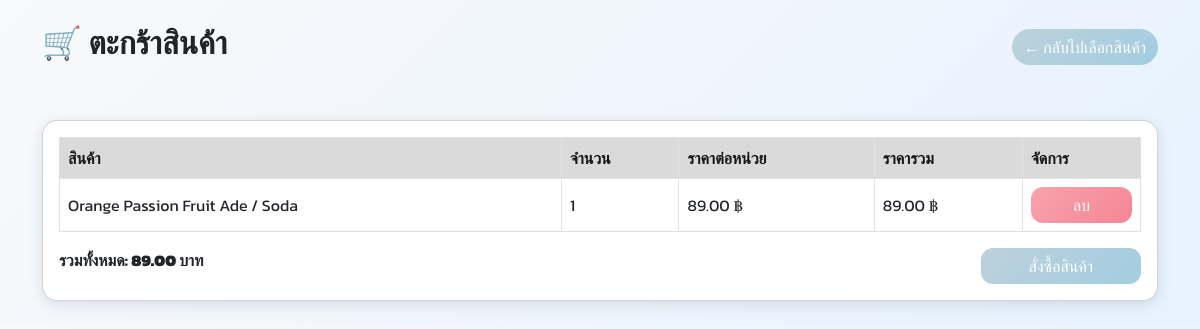
The page /cart.php (signed in) on the database its author committed.
### tables this page shows
CREATE TABLE `cart` (
  `cart_id` int(11) NOT NULL,
  `user_id` int(11) DEFAULT NULL,
  `product_id` int(11) DEFAULT NULL,
  `quantity` int(11) NOT NULL,
  `added_at` timestamp NOT NULL DEFAULT current_timestamp()
);

CREATE TABLE `products` (
  `product_id` int(11) NOT NULL,
  `product_name` varchar(150) NOT NULL,
  `description` text DEFAULT NULL,
  `price` decimal(10,2) NOT NULL,
  `stock` int(11) DEFAULT 0,
  `image` varchar(255) DEFAULT NULL,
  `category_id` int(11) DEFAULT NULL,
  `created_at` timestamp NOT NULL DEFAULT current_timestamp()
);

### cart.php (the view, shortened to what this page needs)
<?php
require 'config.php';
$user_id = $_SESSION['user_id'];
$stmt = $conn->prepare("SELECT cart.cart_id, cart.quantity, products.product_name, products.price
                        FROM cart
                        JOIN products ON cart.product_id = products.product_id
                        WHERE cart.user_id = ?");
$stmt->execute([$user_id]);
$items = $stmt->fetchAll(PDO::FETCH_ASSOC);
$total = 0;
foreach ($items as $item) {
    $total += $item['quantity'] * $item['price'];
}
?>
<!DOCTYPE html>
<html lang="th">
<head>
    <link href="https://cdn.jsdelivr.net/npm/bootstrap@5.3.0/dist/css/bootstrap.min.css" rel="stylesheet">
    <link href="https://cdn.jsdelivr.net/npm/bootstrap-icons@1.13.0/font/bootstrap-icons.css" rel="stylesheet">
</head>
<body class="container py-4">
    <div class="d-flex justify-content-between align-items-center mb-3">
        <h2 class="text-dark">🛒 ตะกร้าสินค้า</h2>
        <a href="index.php" class="btn btn-gradient btn-edit rounded-pill">← กลับไปเลือกสินค้า</a>
    </div>
    <?php if (count($items) === 0): ?>
        <div class="alert alert-warning text-center">ยังไม่มีสินค้าในตะกร้า</div>
    <?php else: ?>
        <div class="card">
            <div class="card-body">
                <table class="table table-bordered align-middle mb-0">
                    <thead>
                        <tr>
                            <th>สินค้า</th>
                            <th>จำนวน</th>
                            <th>ราคาต่อหน่วย</th>
                            <th>ราคารวม</th>
                            <th>จัดการ</th>
                        </tr>
                    </thead>
                    <tbody>
                        <?php foreach ($items as $item): ?>
                            <tr>
                                <td><?= htmlspecialchars($item['product_name']) ?></td>
                                <td><?= $item['quantity'] ?></td>
                                <td><?= number_format($item['price'],2) ?> ฿</td>
                                <td><?= number_format($item['price'] * $item['quantity'],2) ?> ฿</td>
                                <td>
                                    <button class="btn btn-md btn-delete w-100" onclick="confirmRemove(<?= $item['cart_id'] ?>)">ลบ</button>
                                </td>
                            </tr>
                        <?php endforeach; ?>
                    </tbody>
                </table>
                <div class="text-end mt-3 d-flex justify-content-between">
                    <strong>รวมทั้งหมด: <strong><?= number_format($total,2) ?> บาท</strong></strong>
                    <a href="checkout.php" class="btn btn-gradient btn-edit btn-md px-5">สั่งซื้อสินค้า</a>
                </div>
            </div>
        </div>
    <?php endif; ?>
</body>
</html>

### cart.php (style rules this page uses)
body { font-family: 'Kanit', 'Nunito', sans-serif; background: linear-gradient(135deg, #f8f9fa, #e6f2ff); }
.btn-gradient { color: white; font-weight: 500; border-radius: 12px; transition: all 0.3s; border: none; }
.btn-edit { background: linear-gradient(135deg, #bdd1dbff, #a2cde1ff); }
.btn-delete { background: linear-gradient(135deg, #f7a3adff, #f68594ff); color: white; font-weight: 500; border-radius: 12px; transition: all 0.3s; border: none; }
.card { border-radius: 15px; box-shadow: 0px 4px 15px rgba(0, 0, 0, 0.1); margin-top: 50px; }
h2 { font-weight: bold; color: #6c63ff; }
.table thead th { background: #dadadaff; color: #181818ff; }

### rows shown on the page
cart: product.product_name "Orange Passion Fruit Ade / Soda", quantity "1", product.price "89.00", $item['price']*$item['quantity'] "89.00"

### other values the page prints
$total "89.00"
